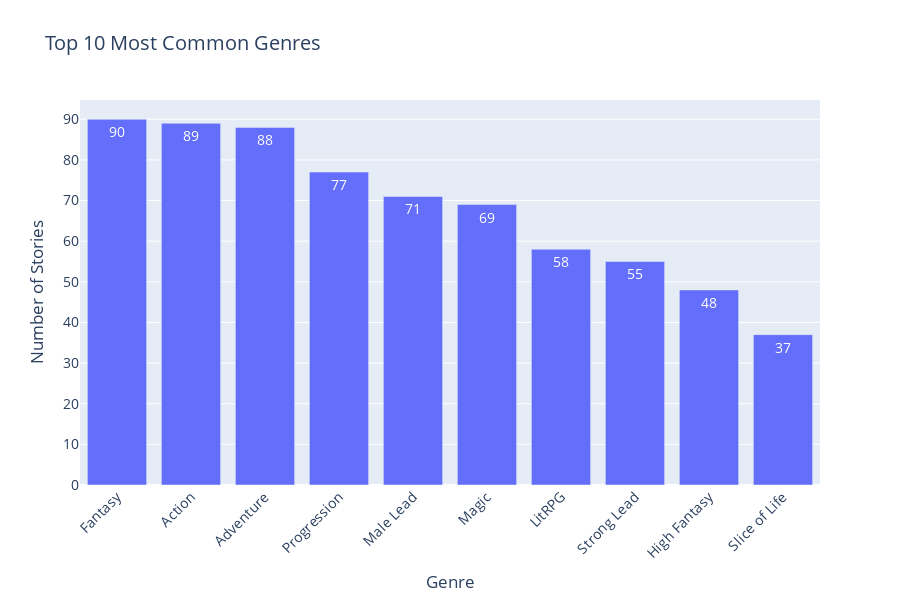
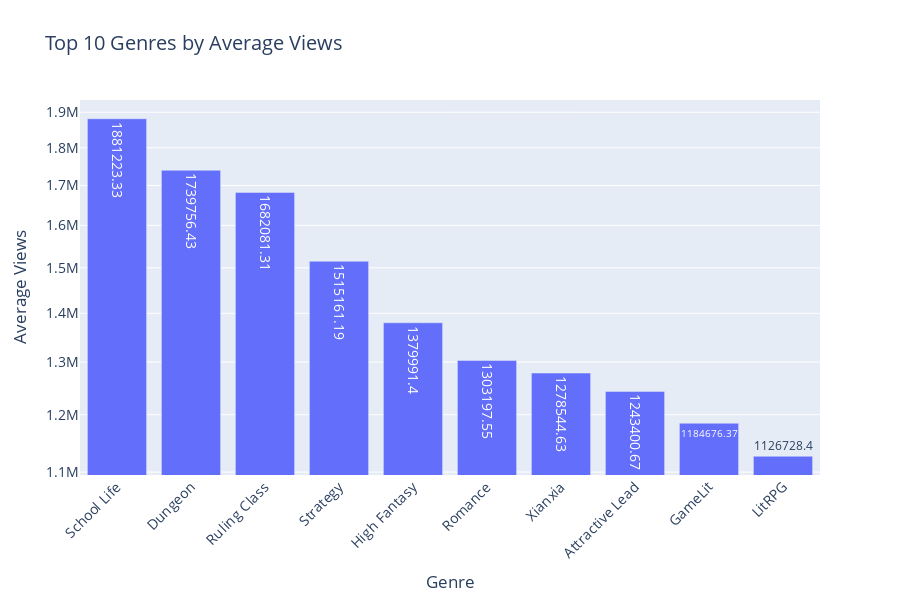
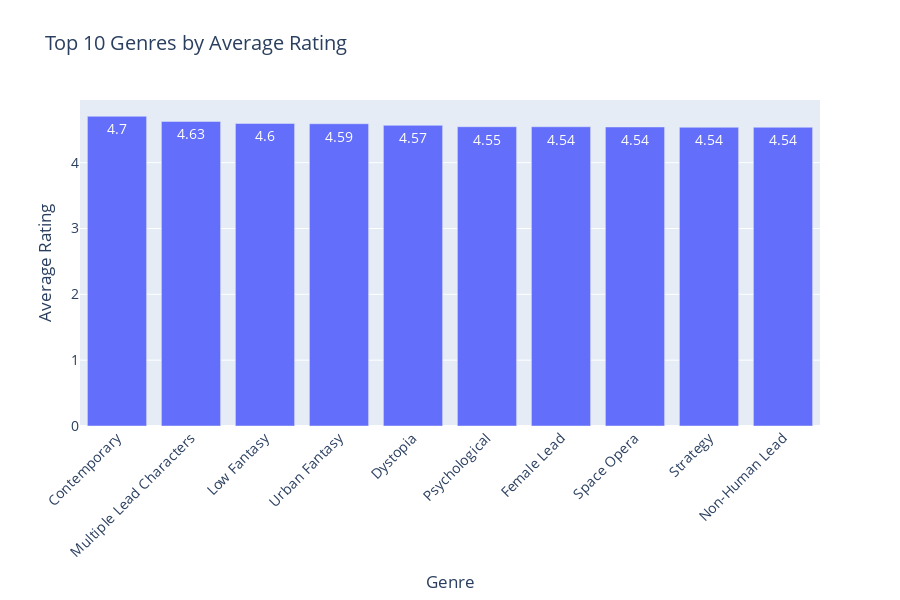

The notebook cell these images were saved under, in order:
### Markdown cell above
## Genre Analysis

Let's analyze the distribution of genres and their relationship with other metrics. This will help us understand which genres are most popular and successful on Royal Road.

### Code cell
# Get genre distribution (handling null values)
genres = df['genre'].fillna('Unknown').str.split(',').explode().str.strip()
genre_counts = genres.value_counts()

# Create bar chart of genre distribution
fig = go.Figure(data=[
    go.Bar(
        x=genre_counts.head(10).index, 
        y=genre_counts.head(10).values,
        text=genre_counts.head(10).values,
        textposition='auto'
    )
])

fig.update_layout(
    title='Top 10 Most Common Genres',
    xaxis_title='Genre',
    yaxis_title='Number of Stories',
    xaxis_tickangle=-45,
    height=600,
    width=900,
    font=dict(size=14),
    margin=dict(b=100)  # Add more margin at the bottom for rotated labels
)
fig.show()

# Calculate and display genre performance metrics
for metric in ['views', 'rating', 'followers']:
    # Create a list to store data for each story-genre pair
    story_genre_data = []
    
    # Process each row (story) individually
    for _, row in df.dropna(subset=['genre', metric]).iterrows():
        if pd.isna(row['genre']) or not row['genre']:
            continue
            
        # Split the genres string into a list
        genres = row['genre'].split(',')
        
        # Add each genre-story pair to our data
        for genre in genres:
            genre = genre.strip()
            if genre:  # Skip empty strings
                story_genre_data.append({
                    'story_id': row['id'],
                    'genre': genre,
                    metric: row[metric]
                })
    
    # Create a DataFrame from our list
    genre_df = pd.DataFrame(story_genre_data)
    
    # Calculate average and count for each genre
    genre_stats = genre_df.groupby('genre').agg({metric: ['mean', 'count']})
    genre_stats.columns = genre_stats.columns.droplevel(0)  # Flatten multi-index
    
    # Filter for genres with at least 5 stories
    genre_stats = genre_stats[genre_stats['count'] >= 5]
    
    # Sort by mean and get top 10
    top_genres = genre_stats.nlargest(10, 'mean').reset_index()
    
    # Create bar chart
    fig = go.Figure(data=[
        go.Bar(
            x=top_genres['genre'],
            y=top_genres['mean'],
            text=np.round(top_genres['mean'], 2),
            textposition='auto',
            customdata=top_genres['count'],
            hovertemplate='Genre: %{x}<br>' +
                         f'Average {metric}: %{{y:,.2f}}<br>' +
                         'Number of stories: %{customdata}<br>'
        )
    ])
    
    fig.update_layout(
        title=f'Top 10 Genres by Average {metric.capitalize()}',
        xaxis_title='Genre',
        yaxis_title=f'Average {metric.capitalize()}',
        xaxis_tickangle=-45,
        height=600,
        width=900,
        font=dict(size=14),
        margin=dict(b=100)
    )
    
    # Use log scale for views and followers
    if metric in ['views', 'followers']:
        fig.update_yaxes(type='log')
    
    fig.show()

### Figure 1 — Plotly figure (JSON) as saved in the notebook; plotly's stock layout.template omitted (floating-point values rounded to 4 significant figures)
{"data": [{"text": [90.0, 89.0, 88.0, 77.0, 71.0, 69.0, 58.0, 55.0, 48.0, 37.0], "textposition": "auto", "type": "bar", "x": ["Fantasy", "Action", "Adventure", "Progression", "Male Lead", "Magic", "LitRPG", "Strong Lead", "High Fantasy", "Slice of Life"], "y": [90, 89, 88, 77, 71, 69, 58, 55, 48, 37]}], "layout": {"font": {"size": 14}, "height": 600, "margin": {"b": 100}, "title": {"text": "Top 10 Most Common Genres"}, "width": 900, "xaxis": {"tickangle": -45, "title": {"text": "Genre"}}, "yaxis": {"title": {"text": "Number of Stories"}}}}

### Figure 2 — Plotly figure (JSON) as saved in the notebook; plotly's stock layout.template omitted (floating-point values rounded to 4 significant figures)
{"data": [{"customdata": [9, 23, 16, 27, 48, 22, 19, 15, 30, 58], "hovertemplate": "Genre: %{x}<br>Average views: %{y:,.2f}<br>Number of stories: %{customdata}<br>", "text": [1881000.0, 1740000.0, 1682000.0, 1515000.0, 1380000.0, 1303000.0, 1279000.0, 1243000.0, 1185000.0, 1127000.0], "textposition": "auto", "type": "bar", "x": ["School Life", "Dungeon", "Ruling Class", "Strategy", "High Fantasy", "Romance", "Xianxia", "Attractive Lead", "GameLit", "LitRPG"], "y": [1881000.0, 1740000.0, 1682000.0, 1515000.0, 1380000.0, 1303000.0, 1279000.0, 1243000.0, 1185000.0, 1127000.0]}], "layout": {"font": {"size": 14}, "height": 600, "margin": {"b": 100}, "title": {"text": "Top 10 Genres by Average Views"}, "width": 900, "xaxis": {"tickangle": -45, "title": {"text": "Genre"}}, "yaxis": {"title": {"text": "Average Views"}, "type": "log"}}}

### Figure 3 — Plotly figure (JSON) as saved in the notebook; plotly's stock layout.template omitted (floating-point values rounded to 4 significant figures)
{"data": [{"customdata": [5, 16, 10, 16, 9, 7, 28, 5, 26, 14], "hovertemplate": "Genre: %{x}<br>Average rating: %{y:,.2f}<br>Number of stories: %{customdata}<br>", "text": [4.7, 4.63, 4.6, 4.59, 4.57, 4.55, 4.54, 4.54, 4.54, 4.54], "textposition": "auto", "type": "bar", "x": ["Contemporary", "Multiple Lead Characters", "Low Fantasy", "Urban Fantasy", "Dystopia", "Psychological", "Female Lead", "Space Opera", "Strategy", "Non-Human Lead"], "y": [4.704, 4.626, 4.595, 4.591, 4.567, 4.546, 4.545, 4.542, 4.537, 4.537]}], "layout": {"font": {"size": 14}, "height": 600, "margin": {"b": 100}, "title": {"text": "Top 10 Genres by Average Rating"}, "width": 900, "xaxis": {"tickangle": -45, "title": {"text": "Genre"}}, "yaxis": {"title": {"text": "Average Rating"}}}}
